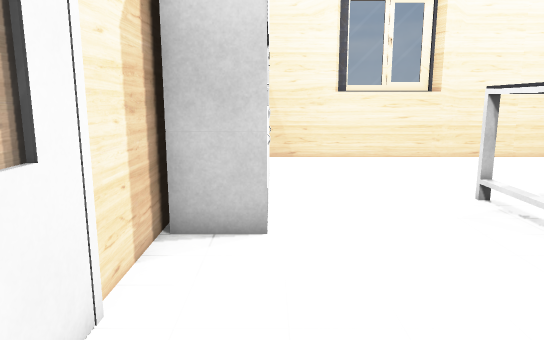
View 1 (above)

17 first-person views from a walk through a 3-D level made in the Unity game engine. The camera is 1.5 m above the floor, tilts 10° down and sees 70° across. The floor is counted in squares, 0.5 m on a side. Each view is taken from the middle of a square. On the plan, view 1 faces up. The plan holds only what a view shows up to about 20 squares ahead; the rest is blank. The player character is not drawn. Some animated figures are left out. Some surface patterns are stand-ins.

View 2
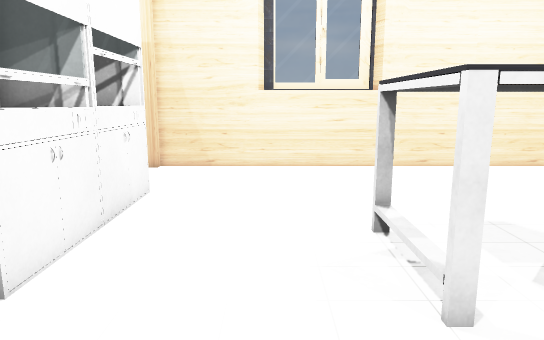

View 3
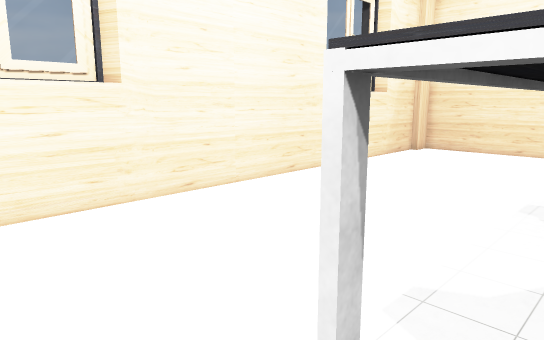

View 4
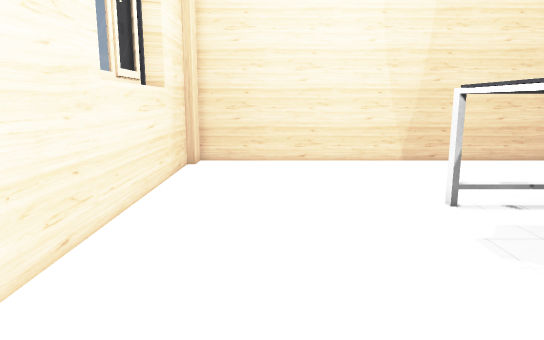

View 5
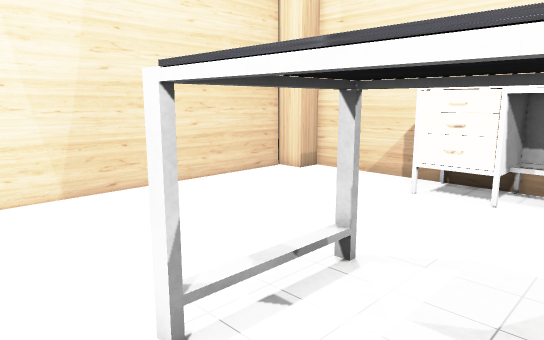

View 6
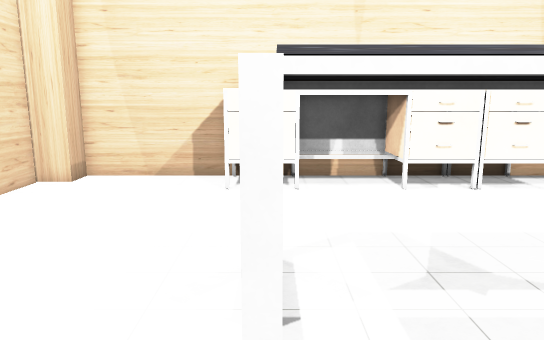

View 7
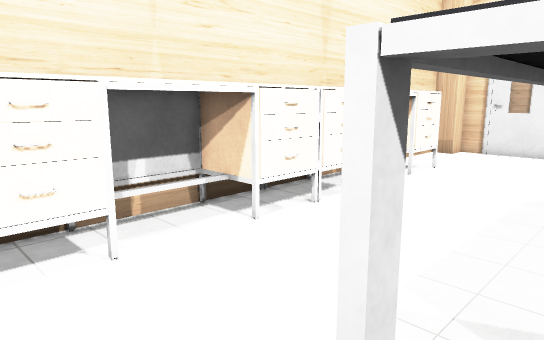

View 8
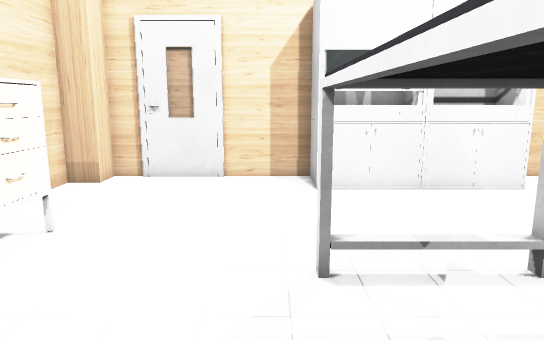

View 9
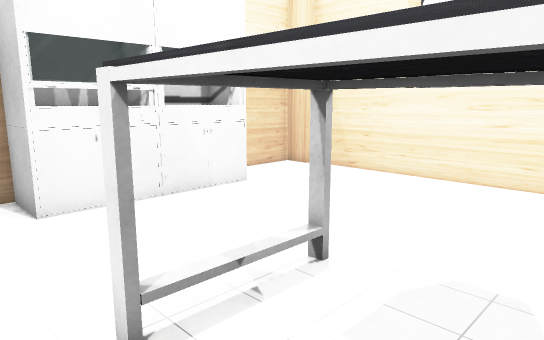

View 10
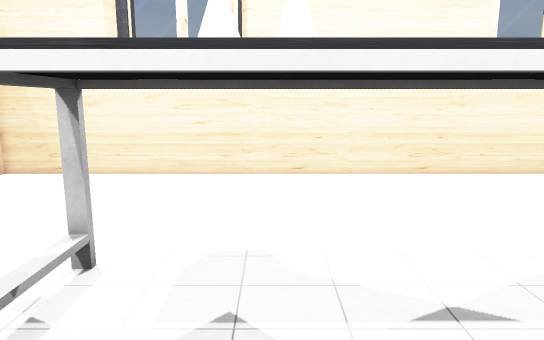

View 11
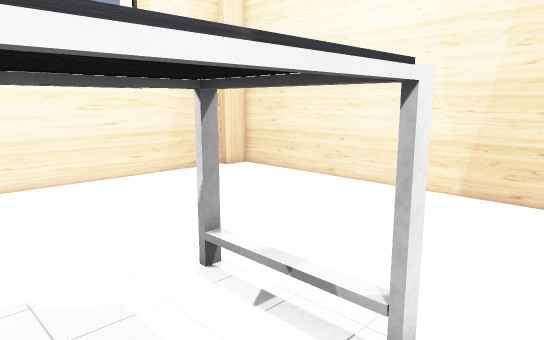

View 12
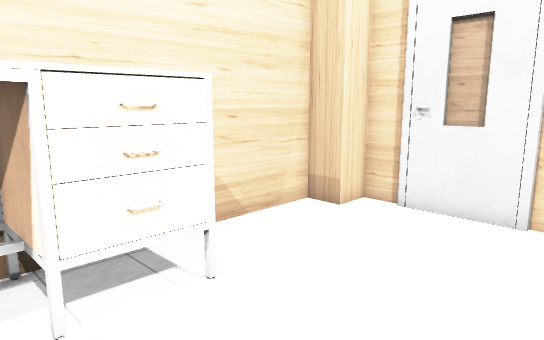

View 13
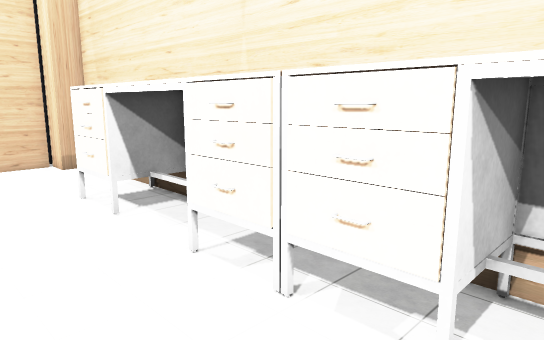

View 14
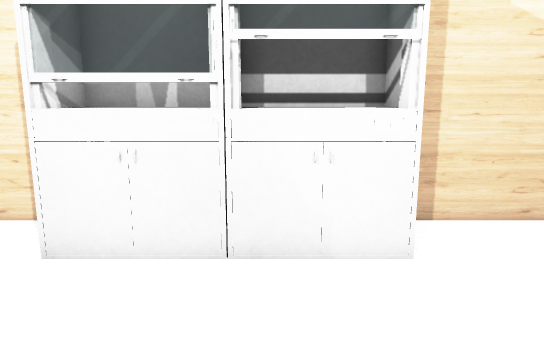

View 15
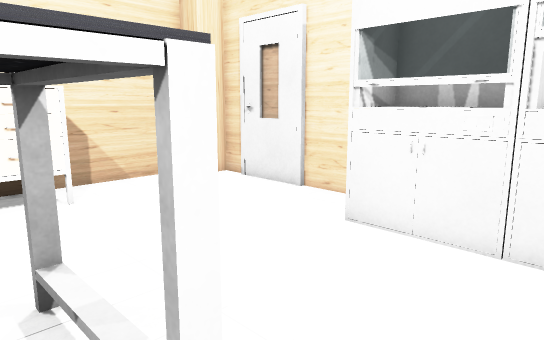

View 16
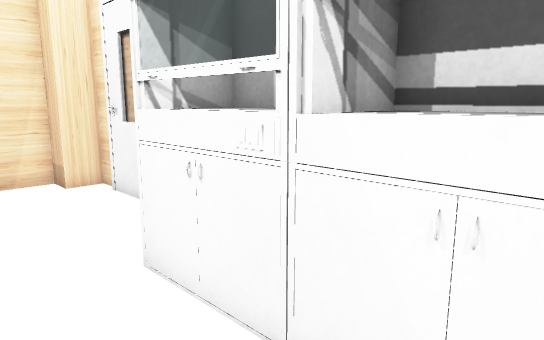

View 17
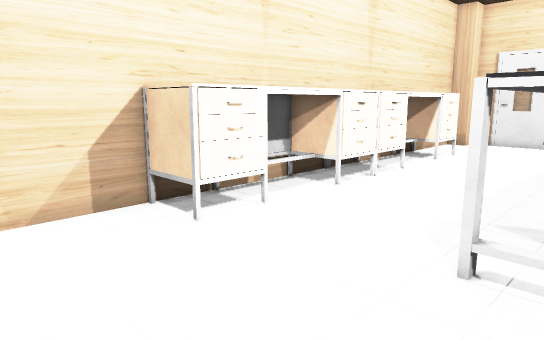

### Floor plan
Key: @ floor where view 1 was taken; # wall or solid block; . floor; ^ raised ledge; E desk; F flask.
Columns run from 3 left of view 1 to 29 right of it. Each row starts with its distance up from view 1.
 21  ################################
 20  #..............................#
 19  #..............................#
 18  #..............................#
 17 ##..............................#
 16  ###............................#
 15  ^ ^............................#
 14  ^^^............................#
 13  ^^^............................#
 12  #^#......^^^^^^^^^^^^^^........#
 11  ^^^......^            ^........#
 10 #^^^......^ FF         ^........#
  9 ##^^......^            ^........#
  8 ####......^^^^^^^^^^^^^^........#
  7  #..............................#
  6  #..............................#
  5  #..............................#
  4  #..............................#
  3  #..............................#
  2  #......^^^^^^^^EEEEEEEEEE......#
  1  #.....^  ^  ^  E EEEEEEEE.....##
  0  ##@...^  ^  ^  E EEEEE EE.....##
 -1   ##############################

Positions as (right, up) in squares from view 1, and headings:
1: (0, 0), facing up
2: (4, 3), facing up
3: (4, 10), facing up-right
4: (9, 17), facing right
5: (16, 14), facing down-right
6: (20, 15), facing down
7: (22, 9), facing down-left
8: (13, 7), facing left
9: (11, 6), facing up-left
10: (10, 5), facing up
11: (16, 6), facing up-right
12: (8, 7), facing down-left
13: (9, 6), facing down-right
14: (7, 13), facing left
15: (8, 14), facing down-left
16: (3, 15), facing down-left
17: (27, 10), facing down-left
